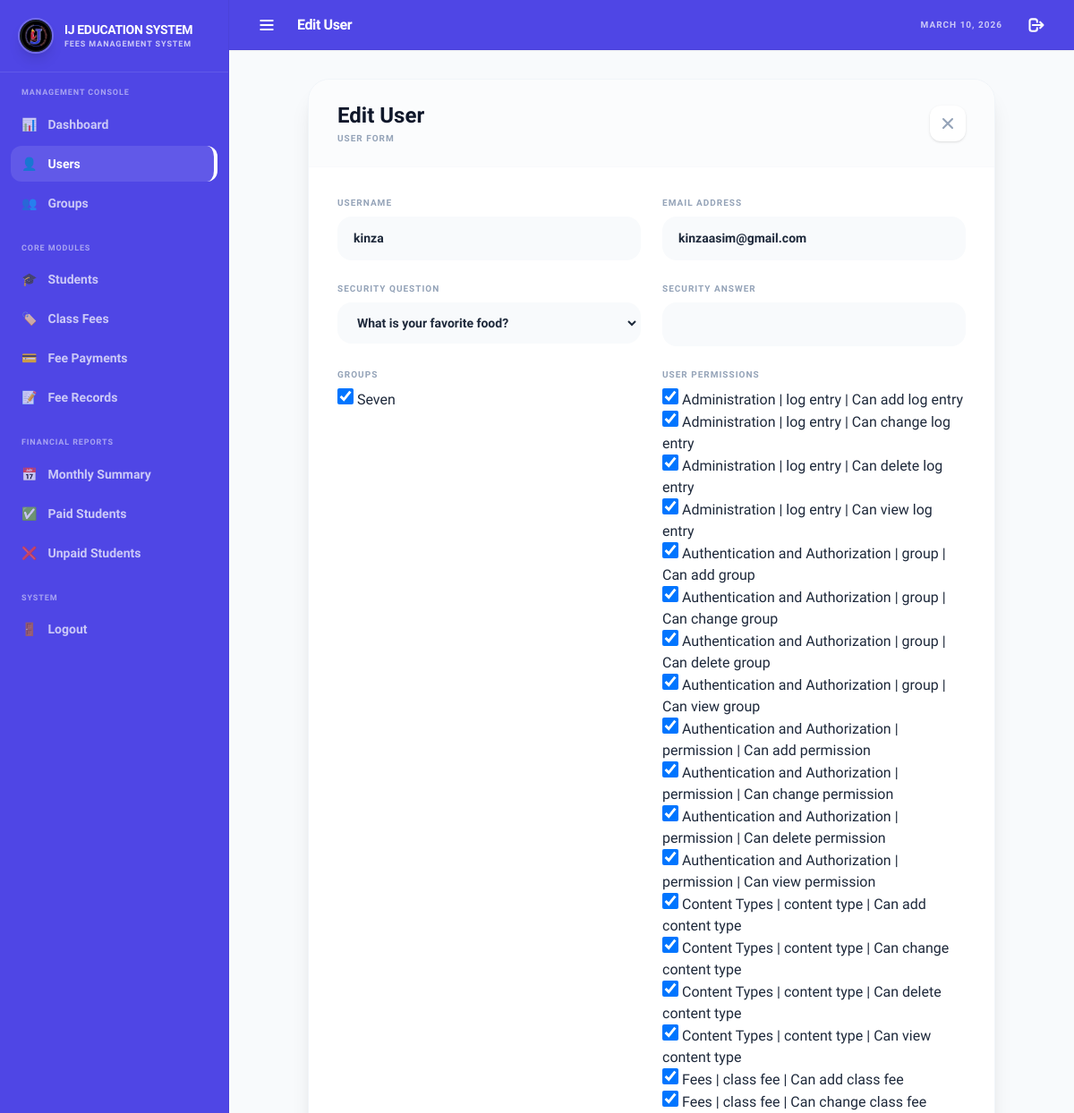
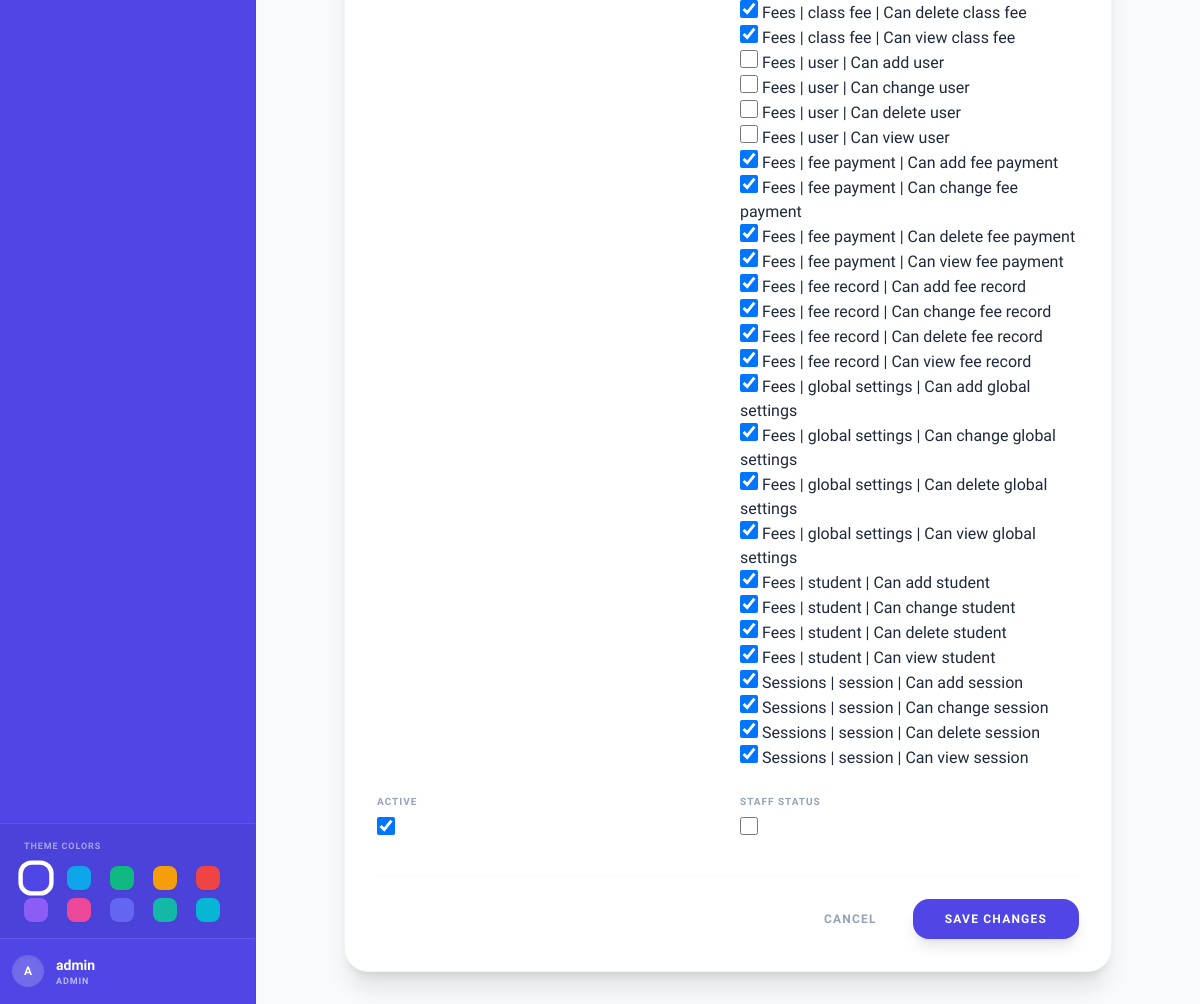
/manage/customuser/edit/4/ (signed in), run on the app's committed database (2 pictures, top to bottom).
### fees/models.py (models this page shows, shortened)
class CustomUser(AbstractUser):
    security_question = models.CharField(max_length=64, choices=SECURITY_QUESTIONS, blank=True, null=True)
    security_answer = models.CharField(max_length=128, blank=True, null=True)
    theme_preference = models.CharField(max_length=32, choices=THEME_CHOICES, default='midnight-blue')

### fees/views.py (the view)
# urls.py: path('manage/<str:model_name>/edit/<int:pk>/', views.manage_form, name='manage_form_pk'),
@login_required
def manage_form(request, model_name, pk=None):
    model_map = {
        'student': (Student, StudentForm),
        'classfee': (ClassFee, ClassFeeForm),
        'feepayment': (FeePayment, FeePaymentForm),
        'feerecord': (FeeRecord, FeeRecordForm),
        'customuser': (CustomUser, CustomUserUpdateForm),
        'group': (Group, GroupForm),
    }
    if model_name not in model_map:
        return redirect('fees:dashboard')
    if model_name in ['customuser', 'group'] and not request.user.is_superuser:
        messages.error(request, "Access Denied: Admin only.")
        return redirect('fees:dashboard')
    action = 'change' if pk else 'add'
    perm_name = f'fees.{action}_{model_name}'
    if model_name == 'group': perm_name = f'auth.{action}_group'
    if not request.user.has_perm(perm_name) and not request.user.is_superuser:
        messages.error(request, f"You don't have permission to {action} {model_name}s.")
        return redirect('fees:manage_list', model_name=model_name)
    model, form_class = model_map[model_name]
    if model_name == 'customuser' and pk is None:
        form_class = CustomUserCreationForm
    instance = get_object_or_404(model, pk=pk) if pk else None
    if request.method == 'POST':
        form = form_class(request.POST, request.FILES, instance=instance)
        if form.is_valid():
            form.save()
            label = MODEL_LABELS.get(model_name, model_name.replace('_', ' ').title())
            messages.success(request, f"{label} saved successfully.")
            return redirect('fees:manage_list', model_name=model_name)
    else:
        form = form_class(instance=instance)
    return render(request, 'fees/generic_form.html', {
        'my_form': form,
        'title': f"{'Edit' if pk else 'Add'} {MODEL_LABELS.get(model_name, model_name.replace('_', ' ').title())}",
        'model_name': model_name,
    })

### fees/forms.py (shortened to what this page needs)
class CustomUserUpdateForm(UserChangeForm):
    password = None  # Use password change views for actual resets
    security_answer = forms.CharField(widget=forms.PasswordInput, required=False, help_text="Leave blank to keep current answer.")
    groups = forms.ModelMultipleChoiceField(queryset=Group.objects.all(), required=False, widget=forms.CheckboxSelectMultiple)
    user_permissions = forms.ModelMultipleChoiceField(queryset=Permission.objects.all(), required=False, widget=forms.CheckboxSelectMultiple)
    class Meta:
        model = CustomUser
        fields = ('username', 'email', 'security_question', 'security_answer', 'groups', 'user_permissions', 'is_active', 'is_staff')

### fees/templatetags/fees_extras.py (called while the page is built)
@register.filter
def verbose_name(value):
    if not isinstance(value, str):
        return value
    return MODEL_VERBOSE_NAMES.get(value.lower(), value.replace('_', ' ').title())

### fees/templates/fees/generic_form.html (shortened to what this page needs)
{% extends 'fees/base.html' %}
{% load fees_extras %}
{% block header_title %}{{ title }}{% endblock %}
{% block content %}
<div class="max-w-3xl mx-auto">
    <div class="bg-white border border-slate-100 rounded-3xl overflow-hidden shadow-xl">
        <div class="px-8 py-6 border-b border-slate-50 flex items-center justify-between bg-slate-50/50">
            <div>
                <h2 class="text-2xl font-black text-slate-900">{{ title }}</h2>
                <p class="text-[10px] font-bold text-slate-400 uppercase tracking-widest mt-0.5">{{ model_name|verbose_name }} Form</p>
            </div>
            <a href="{% url 'fees:manage_list' model_name %}" class="w-10 h-10 rounded-xl bg-white shadow flex items-center justify-center text-slate-400 hover:text-red-500 transition-all"><svg class="w-5 h-5" fill="none" stroke="currentColor" viewBox="0 0 24 24"><path stroke-linecap="round" stroke-linejoin="round" stroke-width="2.5" d="M6 18L18 6M6 6l12 12"></path></svg></a>
        </div>
        <form method="post" enctype="multipart/form-data" class="px-8 py-8">
            <div class="grid grid-cols-1 md:grid-cols-2 gap-6">
                {% for f in my_form %}
                <div class="{% if f.field.widget.input_type == 'textarea' or f.name == 'address' or f.name == 'notes' %}md:col-span-2{% endif %}">
                    <label class="block text-[10px] font-black text-slate-400 uppercase tracking-widest mb-2">{{ f.label }}</label>
                    {{ f }}
                </div>
                {% endfor %}
            </div>
            <div class="mt-8 flex items-center justify-end gap-3 pt-6 border-t border-slate-50">
                <a href="{% url 'fees:manage_list' model_name %}" class="px-6 py-2.5 text-slate-400 font-black text-xs uppercase tracking-widest hover:text-slate-700 transition-all">Cancel</a>
                <button type="submit" class="px-8 py-3 text-white font-black text-xs uppercase tracking-widest rounded-2xl transition-all shadow-lg active:scale-95" style="background: var(--accent)">Save Changes</button>
            </div>
        </form>
    </div>
</div>
{% endblock %}

### fees/templates/fees/base.html (shortened to what this page needs)
{% load static %}
<!DOCTYPE html>
<html lang="en">
<head>
    <script src="https://cdn.tailwindcss.com"></script>
</head>
<body x-data="themeManager()" x-init="init()" class="theme-transition"
    :style="'--accent:' + theme + '; --contrast:' + contrast">
    <div class="flex h-screen overflow-hidden">
        <aside :class="open ? 'w-64' : 'w-0'"
            class="flex-shrink-0 h-full theme-transition flex flex-col transition-all duration-300 overflow-hidden z-40 border-r border-black/5"
            :style="'background:' + theme + '; color:' + contrast">
            <div class="px-5 py-5 flex items-center gap-3 border-b border-white/10">
                <img src="{% static 'fees/img/logo.png' %}"
                    class="w-10 h-10 rounded-full object-cover shadow-lg border-2 border-white/20">
                <div>
                    <p class="font-black text-sm uppercase tracking-tight">IJ Education System</p>
                    <p class="text-[9px] font-bold opacity-70 uppercase tracking-widest">FEES MANAGEMENT SYSTEM</p>
                </div>
            </div>
            <div class="flex-1 overflow-y-auto px-3 py-4 space-y-6">
                {% for group in SIDEBAR_CONFIG %}
                <div>
                    <p class="text-[9px] font-black opacity-50 uppercase tracking-widest px-3 mb-2">{{ group.title }}
                    </p>
                    <div class="space-y-1">
                        {% for item in group.items %}
                        <a href="{{ item.url }}"
                            class="flex items-center gap-3 px-3 py-2.5 rounded-xl text-sm font-bold transition-all {% if item.is_active %}nav-active{% else %}opacity-70 hover:opacity-100 hover:bg-white/5{% endif %}">
                            <span>{{ item.icon }}</span>
                            <span>{{ item.label }}</span>
                        </a>
                        {% endfor %}
                    </div>
                </div>
                {% endfor %}
            </div>
            <div class="px-3 py-4 border-t border-white/10 bg-black/5">
                <p class="text-[9px] font-black opacity-50 uppercase tracking-widest px-3 mb-3">Theme Colors</p>
                <div class="px-3 grid grid-cols-5 gap-2">
                    <template
                        x-for="c in ['#4f46e5','#0ea5e9','#10b981','#f59e0b','#ef4444','#8b5cf6','#ec4899','#6366f1','#14b8a6','#06b6d4']">
                        <button @click="updateTheme(c)"
                            :class="theme===c ? 'ring-2 ring-offset-2 ring-white scale-110' : ''"
                            class="w-6 h-6 rounded-lg transition-all hover:scale-125 shadow-sm"
                            :style="'background:'+c"></button>
                    </template>
                </div>
            </div>
            <div class="px-3 py-4 border-t border-white/10 flex items-center gap-3">
                <div class="w-8 h-8 rounded-full flex items-center justify-center font-black text-xs shadow-inner"
                    :style="'background:rgba(255,255,255,0.2); color:' + contrast">
                    {{ request.user.username|slice:":1"|upper }}
                </div>
                <div class="flex-1 min-w-0">
                    <p class="text-sm font-black truncate">{{ request.user.username }}</p>
                    <p class="text-[9px] font-bold opacity-60 uppercase tracking-widest">
                        {% if request.user.is_staff %}Admin{% else %}Staff{% endif %}
                    </p>
                </div>
            </div>
        </aside>
        <div class="flex-1 flex flex-col overflow-hidden bg-slate-50">
            <header
                class="h-14 theme-transition border-b border-black/5 flex items-center justify-between px-6 flex-shrink-0 z-30 shadow-sm"
                :style="'background:' + theme + '; color:' + contrast">
                <div class="flex items-center gap-4">
                    <button @click="open=!open" class="p-2 rounded-xl hover:bg-white/10 transition-all">
                        <svg class="w-5 h-5" fill="none" stroke="currentColor" viewBox="0 0 24 24">
                            <path stroke-linecap="round" stroke-linejoin="round" stroke-width="2.5"
                                d="M4 6h16M4 12h16M4 18h16"></path>
                        </svg>
                    </button>
                    <h1 class="text-base font-black tracking-tight">{% block header_title %}Dashboard{% endblock %}</h1>
                </div>
                <div class="flex items-center gap-5">
                    <span class="hidden sm:block text-[10px] font-black opacity-70 uppercase tracking-widest">
                        {% now "F d, Y" %}
                    </span>
                    <a href="{% url 'fees:logout' %}"
                        class="p-2 rounded-xl hover:bg-rose-500 hover:text-white transition-all" title="Logout">
                        <svg class="w-5 h-5" fill="none" stroke="currentColor" viewBox="0 0 24 24">
                            <path stroke-linecap="round" stroke-linejoin="round" stroke-width="2.5"
                                d="M17 16l4-4m0 0l-4-4m4 4H7m6 4v1a3 3 0 01-3 3H6a3 3 0 01-3-3V7a3 3 0 013-3h4a3 3 0 013 3v1">
                            </path>
                        </svg>
                    </a>
                </div>
            </header>
            <main class="flex-1 overflow-y-auto p-6 md:p-8">
                {% block content %}{% endblock %}
            </main>
        </div>
    </div>
</body>
</html>

### fees/templates/fees/base.html (style rules this page uses)
:root { --accent: #4f46e5; --contrast: #ffffff; }
body { font-family: 'Plus Jakarta Sans', sans-serif; background: #f8fafc; color: #1e293b; overflow-x: hidden; }
.nav-active { background: rgba(255, 255, 255, 0.1); color: var(--contrast) !important; font-weight: 800; border-right: 4px solid var(--contrast); }
.theme-transition { transition: background-color 0.3s ease, color 0.3s ease, border-color 0.3s ease; }
button[type="submit"], .btn-primary { background: var(--accent) !important; color: var(--contrast) !important; }

### fees/templates/fees/generic_form.html (style rules this page uses)
input[type="text"],input[type="email"],input[type="number"],input[type="password"],input[type="date"],select,textarea { display:block; width:100%; padding:0.75rem 1rem; background:#f8fafc; border:2px solid transparent; border-radius:1rem; font-weight:700; font-size:0.875rem; color:#1e293b; outline:none; transition:all 0.2s; font-family:inherit; }
input::placeholder { color:#cbd5e1; font-weight:500; }
input[type="checkbox"] { width:1.125rem; height:1.125rem; cursor:pointer; }
select option { font-weight:600; }

### data on the page
CustomUser: user.username "A", user.username "admin"
CustomUser: my_form "kinza" "kinzaasim@gmail.com" "What is your favorite food?" "☑"

### other printed values
{{ group.title }} "MANAGEMENT CONSOLE" "CORE MODULES" "FINANCIAL REPORTS" "SYSTEM"
{{ item.icon }} "📊" "👥" "🎓" "🏷️" "💳" "📝" "📅" "✅" "❌" "🚪"
{{ item.label }} "Dashboard" "Users" "Groups" "Students" "Class Fees" "Fee Payments" "Fee Records" "Monthly Summary" "Paid Students" "Unpaid Students" "Logout"
{{ title }} "Edit User"
{{ model_name|verbose_name }} "USER"
{{ f.label }} "USERNAME" "EMAIL ADDRESS" "SECURITY QUESTION" "SECURITY ANSWER" "GROUPS" "USER PERMISSIONS" "ACTIVE" "STAFF STATUS"
